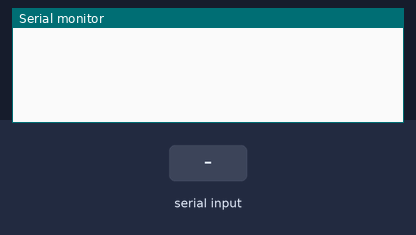
Recording of a sketch running on a simulated Arduino Uno, built with avr-gcc and run on an emulated ATmega328P. Shown: the last lines printed to the serial monitor. The test bench sets the inputs (shaded band).

Above: at 1.2 s.
1.3 s: "1" received over Serial
At 2.9 s:
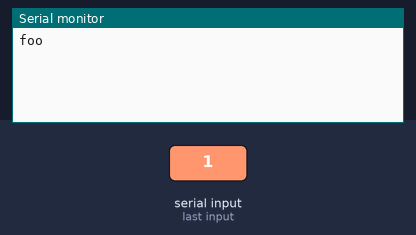
At 3.7 s:
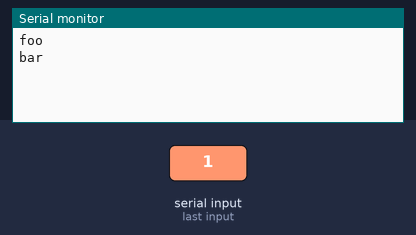

The sketch:

hc6.ino
```cpp
#include <SoftwareSerial.h>
int i = 0;
SoftwareSerial BTserial(2, 3); // RX | TX
// Connect the HC-06 TX to the Arduino RX on pin 2.
// Connect the HC-06 RX to the Arduino TX on pin 3 through a voltage divider.
//


void setup()
{
    Serial.begin(9600);
}

void loop()
{
    // Keep reading from Arduino Serial Monitor and send to HC-06
    if (Serial.available())
    {

      //Serial.println("LED ON. Press 0 to LED OFF!");
      //delay(2000);


      //Serial.println("2");
      //BTserial.write(Serial.read());
     delay(1000);
    Serial.println("foo");
     delay(1000);
     Serial.println("bar");
     delay(1000);
     Serial.println("bas");

      //Serial.write("hello");
           // delay(2000);

            //BTserial.print("hello");


    }
  //  Serial.print("2");
    //delay(2000);

}
```

Measured:
- after the input at 1.3 s, the serial monitor: prints a new line after 1.0 s (image 1)
